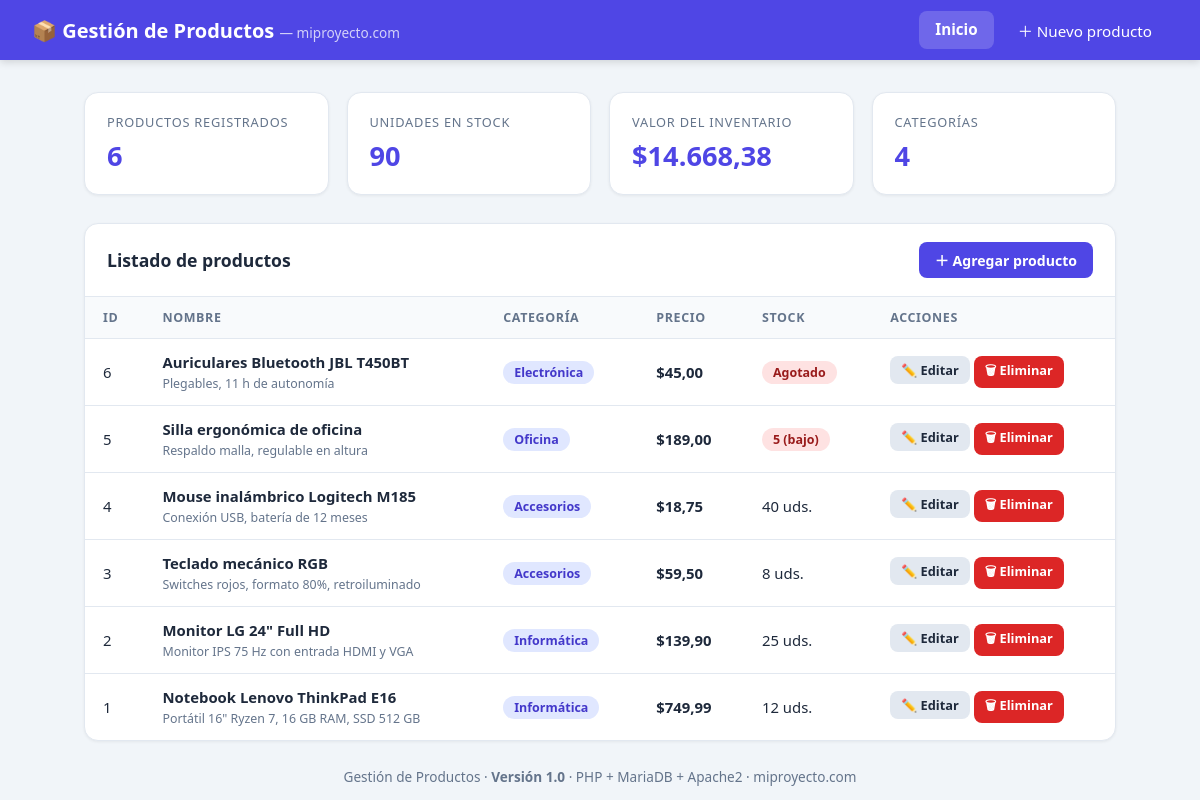
The page / on the database its author committed.
### tables this page shows
CREATE TABLE IF NOT EXISTS productos (
    id                INT UNSIGNED     NOT NULL AUTO_INCREMENT,
    nombre            VARCHAR(100)     NOT NULL,
    descripcion       TEXT             NULL,
    categoria         VARCHAR(50)      NOT NULL DEFAULT 'General',
    precio            DECIMAL(10,2)    NOT NULL DEFAULT 0.00,
    cantidad          INT UNSIGNED     NOT NULL DEFAULT 0,
    fecha_creacion    TIMESTAMP        NOT NULL DEFAULT CURRENT_TIMESTAMP,
    fecha_actualizacion TIMESTAMP      NOT NULL DEFAULT CURRENT_TIMESTAMP
                                       ON UPDATE CURRENT_TIMESTAMP,
    PRIMARY KEY (id),
    KEY idx_categoria (categoria)
);

### public/index.php (the view, shortened to what this page needs)
<?php
require __DIR__ . '/db.php';
$stats = $conexion
    ->query('SELECT COUNT(*) AS total,
                     COALESCE(SUM(cantidad), 0) AS unidades,
                     COALESCE(SUM(precio * cantidad), 0) AS valor,
                     COUNT(DISTINCT categoria) AS categorias
              FROM productos')
    ->fetch_assoc();
$productos = $conexion
    ->query('SELECT id, nombre, descripcion, categoria, precio, cantidad
             FROM productos
             ORDER BY id DESC');
?>
<!DOCTYPE html>
<html lang="es">
<head>
<link rel="stylesheet" href="assets/estilos.css">
</head>
<body>
<header class="navbar">
    <div class="marca">📦 Gestión de Productos <span>— miproyecto.com</span></div>
    <nav>
        <a href="index.php" class="activo">Inicio</a>
        <a href="crear.php">＋ Nuevo producto</a>
    </nav>
</header>
<main class="contenedor">
    <section class="estadisticas">
        <div class="tarjeta">
            <div class="etiqueta">Productos registrados</div>
            <div class="valor"><?= (int) $stats['total'] ?></div>
        </div>
        <div class="tarjeta">
            <div class="etiqueta">Unidades en stock</div>
            <div class="valor"><?= (int) $stats['unidades'] ?></div>
        </div>
        <div class="tarjeta">
            <div class="etiqueta">Valor del inventario</div>
            <div class="valor">$<?= number_format((float) $stats['valor'], 2, ',', '.') ?></div>
        </div>
        <div class="tarjeta">
            <div class="etiqueta">Categorías</div>
            <div class="valor"><?= (int) $stats['categorias'] ?></div>
        </div>
    </section>
    <section class="panel">
        <div class="panel-cabecera">
            <h2>Listado de productos</h2>
            <a href="crear.php" class="btn btn-primario">＋ Agregar producto</a>
        </div>
        <table>
            <thead>
                <tr>
                    <th>ID</th>
                    <th>Nombre</th>
                    <th>Categoría</th>
                    <th>Precio</th>
                    <th>Stock</th>
                    <th>Acciones</th>
                </tr>
            </thead>
            <tbody>
            <?php if ($productos->num_rows === 0): ?>
                <tr><td colspan="6" class="sin-datos">
                    No hay productos registrados todavía.
                </td></tr>
            <?php else: ?>
                <?php while ($p = $productos->fetch_assoc()): ?>
                <tr>
                    <td><?= (int) $p['id'] ?></td>
                    <td>
                        <strong><?= htmlspecialchars($p['nombre']) ?></strong><br>
                        <small style="color:#64748b">
                            <?= htmlspecialchars(mb_strimwidth($p['descripcion'] ?? '', 0, 70, '…')) ?>
                        </small>
                    </td>
                    <td><span class="insignia"><?= htmlspecialchars($p['categoria']) ?></span></td>
                    <td class="precio">$<?= number_format((float) $p['precio'], 2, ',', '.') ?></td>
                    <td>
                        <?php if ((int) $p['cantidad'] === 0): ?>
                            <span class="insignia baja">Agotado</span>
                        <?php elseif ((int) $p['cantidad'] <= 5): ?>
                            <span class="insignia baja"><?= (int) $p['cantidad'] ?> (bajo)</span>
                        <?php else: ?>
                            <?= (int) $p['cantidad'] ?> uds.
                        <?php endif; ?>
                    </td>
                    <td>
                        <a class="btn btn-neutro btn-mini" href="editar.php?id=<?= (int) $p['id'] ?>">✏️ Editar</a>
                        <a class="btn btn-peligro btn-mini" href="eliminar.php?id=<?= (int) $p['id'] ?>"
                           onclick="return confirm('¿Eliminar el producto «<?= htmlspecialchars($p['nombre']) ?>»?')">🗑 Eliminar</a>
                    </td>
                </tr>
                <?php endwhile; ?>
            <?php endif; ?>
            </tbody>
        </table>
    </section>
    <footer class="pie">
        Gestión de Productos · <strong>Versión 1.0</strong> · PHP + MariaDB + Apache2 · miproyecto.com
    </footer>
</main>
</body>
</html>

### public/assets/estilos.css (style rules this page uses)
:root { --primario: #4f46e5; --primario-osc: #4338ca; --fondo: #f1f5f9; --texto: #1e293b; --texto-suave: #64748b; --borde: #e2e8f0; --exito: #16a34a; --peligro: #dc2626; --ambar: #d97706; }
* { margin: 0; padding: 0; box-sizing: border-box; }
body { font-family: "Segoe UI", system-ui, -apple-system, Arial, sans-serif; background: var(--fondo); color: var(--texto); min-height: 100vh; }
a { text-decoration: none; color: inherit; }
.navbar { background: var(--primario); color: #fff; padding: 0 32px; height: 60px; display: flex; align-items: center; justify-content: space-between; box-shadow: 0 2px 8px rgba(0,0,0,.15); }
.navbar .marca { font-size: 1.25rem; font-weight: 600; }
.navbar .marca span { opacity: .75; font-weight: 400; font-size: .85rem; }
.navbar nav { display: flex; gap: 8px; }
.navbar nav a { padding: 8px 16px; border-radius: 8px; font-size: .95rem; transition: background .2s; }
.navbar nav a.activo { background: rgba(255,255,255,.18); font-weight: 600; }
.contenedor { max-width: 1080px; margin: 32px auto; padding: 0 24px; }
.estadisticas { display: grid; grid-template-columns: repeat(auto-fit, minmax(220px, 1fr)); gap: 18px; margin-bottom: 28px; }
.tarjeta { background: #fff; border: 1px solid var(--borde); border-radius: 14px; padding: 20px 22px; box-shadow: 0 1px 3px rgba(0,0,0,.06); }
.tarjeta .etiqueta { font-size: .8rem; text-transform: uppercase; letter-spacing: .06em; color: var(--texto-suave); margin-bottom: 6px; }
.tarjeta .valor { font-size: 1.7rem; font-weight: 700; color: var(--primario); }
.panel { background: #fff; border: 1px solid var(--borde); border-radius: 14px; box-shadow: 0 1px 3px rgba(0,0,0,.06); overflow: hidden; }
.panel-cabecera { display: flex; align-items: center; justify-content: space-between; padding: 18px 22px; border-bottom: 1px solid var(--borde); }
.panel-cabecera h2 { font-size: 1.1rem; }
table { width: 100%; border-collapse: collapse; font-size: .93rem; }
thead th { text-align: left; padding: 12px 18px; background: #f8fafc; color: var(--texto-suave); font-size: .78rem; text-transform: uppercase; letter-spacing: .05em; border-bottom: 1px solid var(--borde); }
tbody td { padding: 13px 18px; border-bottom: 1px solid var(--borde); vertical-align: middle; }
tbody tr:last-child td { border-bottom: none; }
td.precio { font-weight: 600; white-space: nowrap; }
.insignia { display: inline-block; padding: 3px 11px; border-radius: 999px; font-size: .78rem; font-weight: 600; background: #e0e7ff; color: var(--primario-osc); }
.insignia.baja { background: #fee2e2; color: #991b1b; }
.btn { display: inline-block; padding: 8px 16px; border: none; border-radius: 8px; font-size: .88rem; font-weight: 600; cursor: pointer; transition: filter .15s; }
.btn-primario { background: var(--primario); color: #fff; }
.btn-peligro { background: var(--peligro); color: #fff; }
.btn-neutro { background: #e2e8f0; color: var(--texto); }
.btn-mini { padding: 5px 11px; font-size: .8rem; }
.pie { text-align: center; color: var(--texto-suave); font-size: .85rem; padding: 26px 0 10px; }

### rows shown on the page
productos: id "6", nombre "Auriculares Bluetooth JBL T450BT", descripcion "Plegables, 11 h de autonomía", categoria "Electrónica", precio "45,00", cantidad "Agotado"
productos: id "5", nombre "Silla ergonómica de oficina", descripcion "Respaldo malla, regulable en altura", categoria "Oficina", precio "189,00", cantidad "5"
productos: id "4", nombre "Mouse inalámbrico Logitech M185", descripcion "Conexión USB, batería de 12 meses", categoria "Accesorios", precio "18,75", cantidad "40"
productos: id "3", nombre "Teclado mecánico RGB", descripcion "Switches rojos, formato 80%, retroiluminado", categoria "Accesorios", precio "59,50", cantidad "8"
productos: id "2", nombre "Monitor LG 24\" Full HD", descripcion "Monitor IPS 75 Hz con entrada HDMI y VGA", categoria "Informática", precio "139,90", cantidad "25"
productos: id "1", nombre "Notebook Lenovo ThinkPad E16", descripcion "Portátil 16\" Ryzen 7, 16 GB RAM, SSD 512 GB", categoria "Informática", precio "749,99", cantidad "12"

### other values the page prints
$stats['total'] "6"
$stats['unidades'] "90"
$stats['valor'] "14.668,38"
$stats['categorias'] "4"
